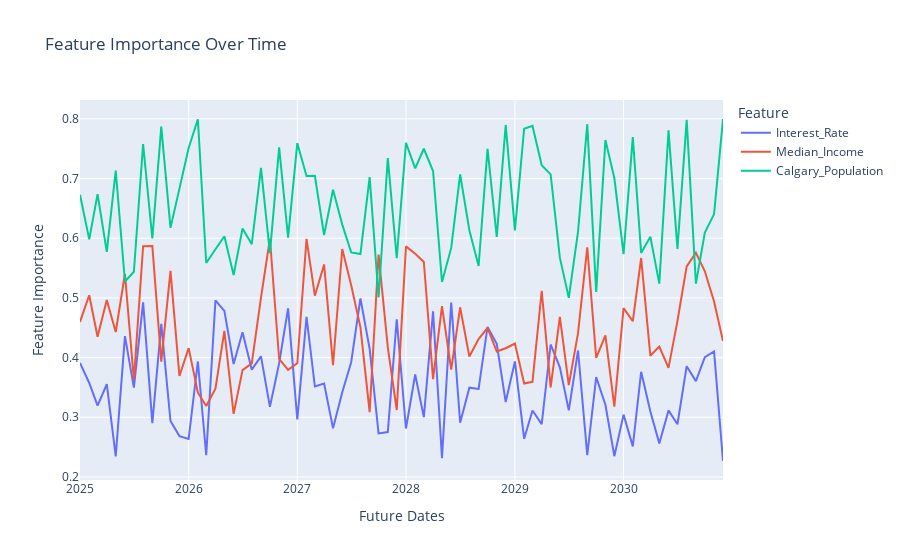

Notebook cell for this chart:
### Code cell
import plotly.express as px

# Create a DataFrame showing feature importance over time (this is hypothetical for demo purposes)
feature_importance_over_time = pd.DataFrame({
    'Date': future_dates,
    'Interest_Rate': np.random.uniform(0.2, 0.5, len(future_dates)),
    'Median_Income': np.random.uniform(0.3, 0.6, len(future_dates)),
    'Calgary_Population': np.random.uniform(0.5, 0.8, len(future_dates)),
})

# Melt the DataFrame to long format for plotting
melted_importance = feature_importance_over_time.melt(id_vars=['Date'], var_name='Feature', value_name='Importance')

# Create the line chart
fig = px.line(melted_importance, x='Date', y='Importance', color='Feature',
              title="Feature Importance Over Time",
              labels={'Importance': 'Feature Importance', 'Date': 'Future Dates'})

fig.show()

fig.write_html("feature_importance.html")
